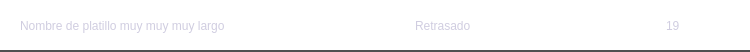
<?xml version="1.0" encoding="UTF-8"?>
<ui version="4.0">
 <class>ElementoStatus</class>
 <widget class="QWidget" name="ElementoStatus">
  <property name="geometry">
   <rect>
    <x>0</x>
    <y>0</y>
    <width>750</width>
    <height>52</height>
   </rect>
  </property>
  <property name="minimumSize">
   <size>
    <width>750</width>
    <height>52</height>
   </size>
  </property>
  <property name="maximumSize">
   <size>
    <width>750</width>
    <height>52</height>
   </size>
  </property>
  <property name="windowTitle">
   <string>Form</string>
  </property>
  <property name="styleSheet">
   <string notr="true">border:none;
background-color:transparent;</string>
  </property>
  <widget class="QPushButton" name="btnActo">
   <property name="geometry">
    <rect>
     <x>0</x>
     <y>0</y>
     <width>750</width>
     <height>50</height>
    </rect>
   </property>
   <property name="minimumSize">
    <size>
     <width>750</width>
     <height>50</height>
    </size>
   </property>
   <property name="maximumSize">
    <size>
     <width>750</width>
     <height>50</height>
    </size>
   </property>
   <property name="styleSheet">
    <string notr="true">background-color:transparent;
border:none;</string>
   </property>
   <property name="text">
    <string/>
   </property>
  </widget>
  <widget class="QWidget" name="layoutWidget">
   <property name="geometry">
    <rect>
     <x>0</x>
     <y>1</y>
     <width>752</width>
     <height>51</height>
    </rect>
   </property>
   <layout class="QVBoxLayout" name="verticalLayout">
    <property name="spacing">
     <number>0</number>
    </property>
    <item>
     <layout class="QHBoxLayout" name="horizontalLayout">
      <property name="spacing">
       <number>0</number>
      </property>
      <item>
       <spacer name="horizontalSpacer">
        <property name="orientation">
         <enum>Qt::Horizontal</enum>
        </property>
        <property name="sizeType">
         <enum>QSizePolicy::Fixed</enum>
        </property>
        <property name="sizeHint" stdset="0">
         <size>
          <width>20</width>
          <height>20</height>
         </size>
        </property>
       </spacer>
      </item>
      <item>
       <widget class="QLabel" name="label_2">
        <property name="minimumSize">
         <size>
          <width>323</width>
          <height>0</height>
         </size>
        </property>
        <property name="maximumSize">
         <size>
          <width>323</width>
          <height>16777215</height>
         </size>
        </property>
        <property name="styleSheet">
         <string notr="true">font: 75 11pt &quot;Noto Serif&quot;;
color:#D0CDE0;
border:none;
background-color:transparent;</string>
        </property>
        <property name="text">
         <string>Nombre de platillo muy muy muy largo</string>
        </property>
       </widget>
      </item>
      <item>
       <spacer name="horizontalSpacer_3">
        <property name="orientation">
         <enum>Qt::Horizontal</enum>
        </property>
        <property name="sizeHint" stdset="0">
         <size>
          <width>60</width>
          <height>20</height>
         </size>
        </property>
       </spacer>
      </item>
      <item>
       <widget class="QLabel" name="label_3">
        <property name="minimumSize">
         <size>
          <width>75</width>
          <height>0</height>
         </size>
        </property>
        <property name="maximumSize">
         <size>
          <width>75</width>
          <height>16777215</height>
         </size>
        </property>
        <property name="styleSheet">
         <string notr="true">font: 75 11pt &quot;Noto Serif&quot;;
color:#D0CDE0;
border:none;
background-color:transparent;</string>
        </property>
        <property name="text">
         <string>Retrasado</string>
        </property>
       </widget>
      </item>
      <item>
       <spacer name="horizontalSpacer_4">
        <property name="orientation">
         <enum>Qt::Horizontal</enum>
        </property>
        <property name="sizeHint" stdset="0">
         <size>
          <width>47</width>
          <height>20</height>
         </size>
        </property>
       </spacer>
      </item>
      <item>
       <widget class="QLabel" name="label_mesa">
        <property name="styleSheet">
         <string notr="true">color: rgb(255, 255, 255);</string>
        </property>
        <property name="text">
         <string> mesa</string>
        </property>
       </widget>
      </item>
      <item>
       <spacer name="horizontalSpacer_2">
        <property name="orientation">
         <enum>Qt::Horizontal</enum>
        </property>
        <property name="sizeHint" stdset="0">
         <size>
          <width>40</width>
          <height>20</height>
         </size>
        </property>
       </spacer>
      </item>
      <item>
       <widget class="QLabel" name="lblID">
        <property name="maximumSize">
         <size>
          <width>15</width>
          <height>16777215</height>
         </size>
        </property>
        <property name="styleSheet">
         <string notr="true">font: 75 11pt &quot;Noto Serif&quot;;
color:#D0CDE0;
border:none;
background-color:transparent;</string>
        </property>
        <property name="text">
         <string>19</string>
        </property>
       </widget>
      </item>
      <item>
       <spacer name="horizontalSpacer_5">
        <property name="orientation">
         <enum>Qt::Horizontal</enum>
        </property>
        <property name="sizeType">
         <enum>QSizePolicy::MinimumExpanding</enum>
        </property>
        <property name="sizeHint" stdset="0">
         <size>
          <width>20</width>
          <height>20</height>
         </size>
        </property>
       </spacer>
      </item>
     </layout>
    </item>
    <item>
     <widget class="Line" name="line_2">
      <property name="minimumSize">
       <size>
        <width>750</width>
        <height>2</height>
       </size>
      </property>
      <property name="maximumSize">
       <size>
        <width>16777215</width>
        <height>2</height>
       </size>
      </property>
      <property name="styleSheet">
       <string notr="true">background-color: #505050;</string>
      </property>
      <property name="orientation">
       <enum>Qt::Horizontal</enum>
      </property>
     </widget>
    </item>
   </layout>
  </widget>
  <zorder>layoutWidget</zorder>
  <zorder>btnActo</zorder>
 </widget>
 <resources/>
 <connections/>
</ui>
